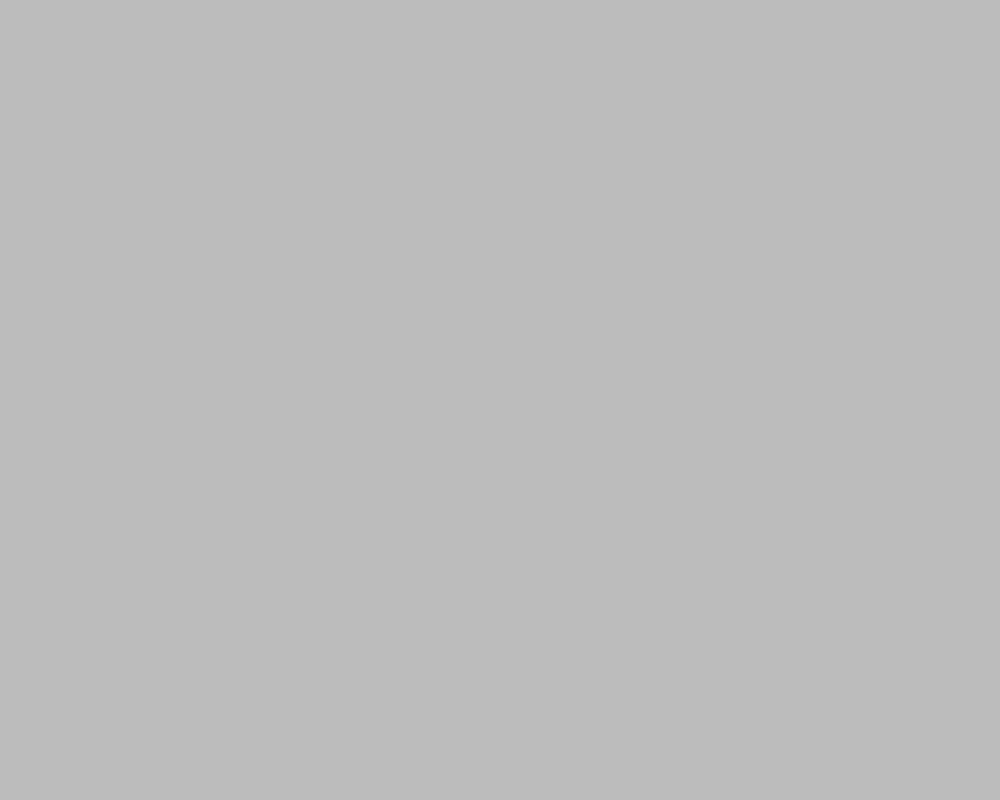
Frame 1 (no input)
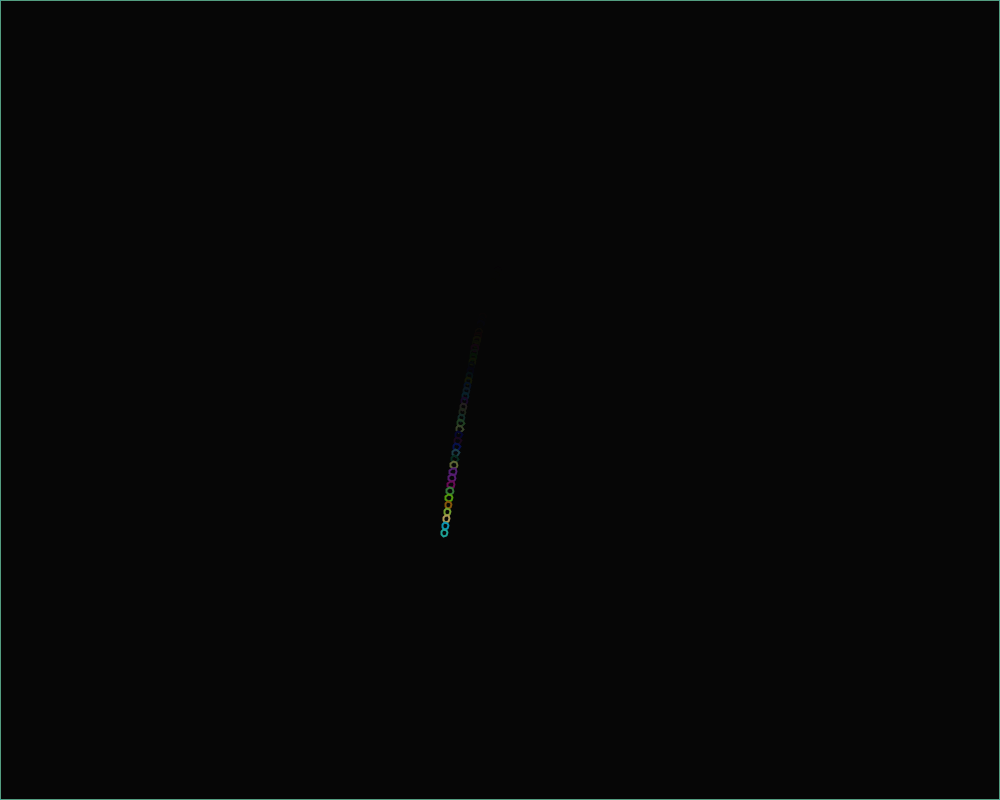
Frame 60 (the mouse pressed at the canvas centre just before this capture)
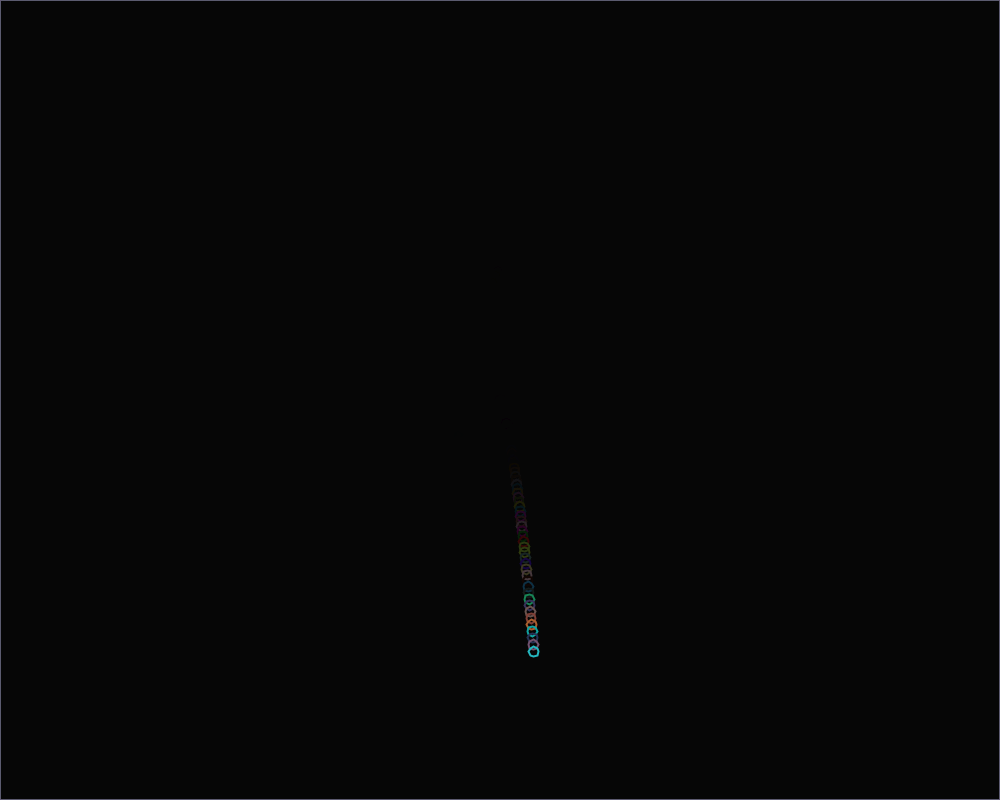
Frame 120 (the mouse held since frame 60 and released just before this capture)

The Processing sketch that drew these frames (run headless with seeded random() and noise(); from frame 60 on, the mouse is pressed at the canvas centre):

// Processing sketch: Unit_4
// ── Unit_4.pde
float birthRate= .4;
float particleCountCurrent =0;
int particleCount =1;
float [] x = new float[particleCount];
float [] y = new float[particleCount];
int[] sideCount = new int[particleCount];
float[] radius = new float[particleCount];
float[] speedX = new float[particleCount];
float[] speedY = new float[particleCount];
float[] gravity = new float[particleCount];
float[] damping = new float[particleCount];
float[] friction  = new float[particleCount];


void setup () {
  
  size (1000, 800);
  for(int i=0; i< particleCount; i += 1) {
  x[i] = width/2;
  y[i]= height/3;
  sideCount[i] = int(random(3,10));
  speedX[i] = random(-2,2);
  speedY[i] = random (-3, 2.2);
  radius[i] = random (1, 4);
  gravity[i]= .09;
  damping[i] =.77;
  friction[i] =.77;
  }

}

void draw(){
  //background(0);
  fill(0, 20);
 // noStroke();
 rect(-1, -1, width+1, height+1);
  
  for(int i=0; i< particleCountCurrent; i += 1){
  polygon(x[i], y[i], radius[i], sideCount[i], 2, color (random(255), random(255), random(255)));
  x[i] += speedX[i];
  speedY[i] += gravity[i];
  y[i] += speedY[i];
  checkCollisions(i);
}  if (particleCountCurrent < particleCount - birthRate){
    particleCountCurrent += birthRate;}}
void checkCollisions(int i){
    if (x[i] > width - radius[i]) {
      x[i] = width - radius[i];
  speedX[i] = speedX[i] * -1;
}
 if (x[i] < radius[i]) {
   x[i] = radius[i];
  speedX[i] = speedX[i] * -1;
 }
   if (y[i] > height - radius[i]) {
     y[i] = height - radius[i];
  speedY[i] = speedY[i] * -1;
  speedY[i] *= damping[i];
  speedX[i] *= friction[i];
   }
   if (y[i] < radius[i]) {
  speedY[i] = speedY[i] * -1;
   }
}
// ── Mouse.pde
void mousePressed() {for(int i=0; i< particleCount; i += 1) {
  x[i] = mouseX;
  y[i]= mouseY;
  sideCount[i] = int(random(3,10));
  speedX[i] = random(-2,2);
  speedY[i] = random (-3, 2.2);
  radius[i] = random (1, 4);
  gravity[i]= .09;
  damping[i] =.77;
  friction[i] =.77;
  }}
// ── polygon.pde
void polygon(float x, float y, float radius, int sides, float strokeWt, color strokeCol) {
float theta = 0;
strokeWeight(strokeWt);
float rotAmount = TWO_PI/sides;
stroke(strokeCol);
noFill();
beginShape();
float x2=0, y2=0;
for(int i = 0; i <sides; i += 1) {
  x2 = x + cos(theta)* radius* 2;
  y2 = y + sin(theta)* radius *2;
  vertex(x2, y2);
  theta += rotAmount;
}
endShape(CLOSE);
}

  
